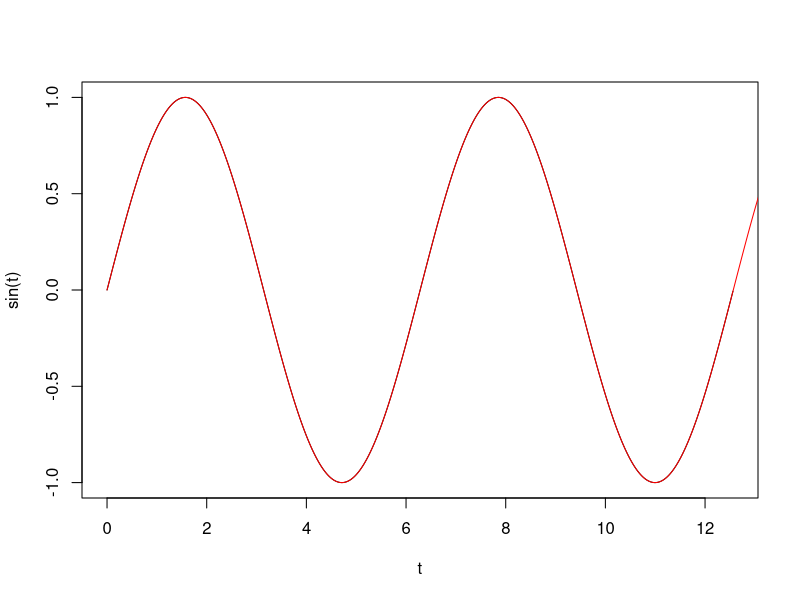
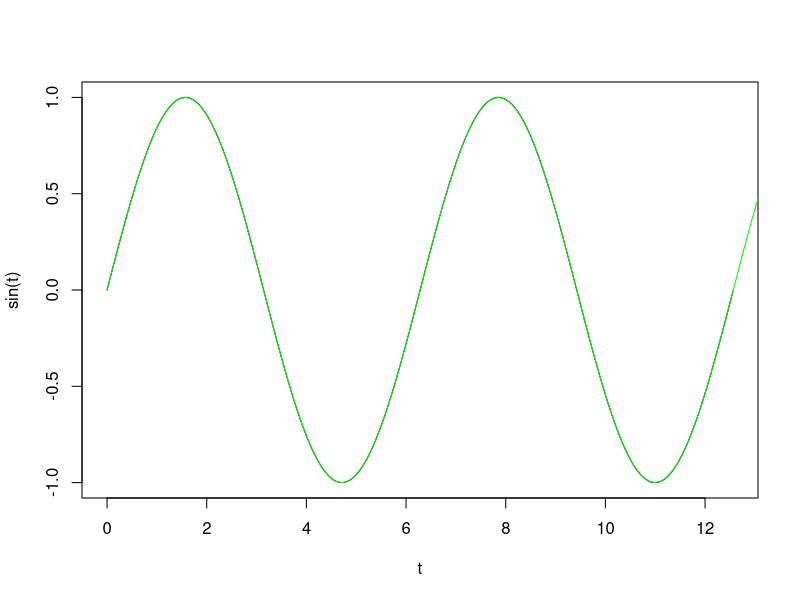
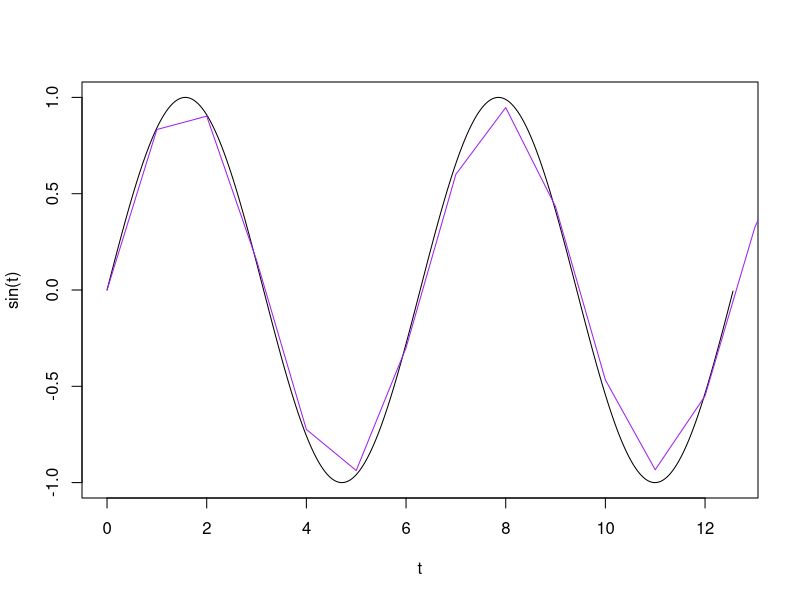
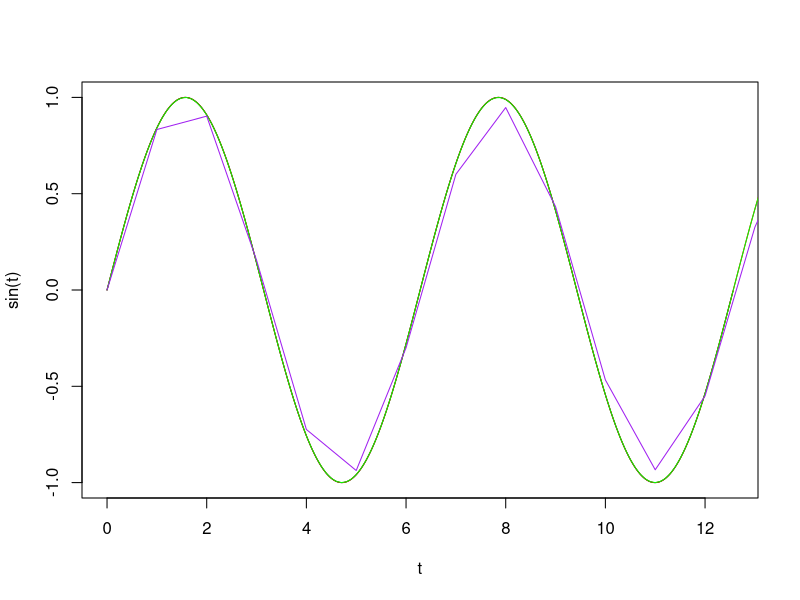

Write the R code that produced these figures, in order.
## ---- chunk 1
knitr::opts_chunk$set(echo = TRUE)
## ---- chunk 2
RK4_otwarty= function(rownanie2, x0 , t0, h, N){
  t = seq(from=t0, to=t0+N*h,length.out = N+1)
  xn = matrix(0, nrow = length(x0), ncol = N+1)
  xn[,1] = x0
  t[1] = t0
  for (i in 2:(N+1)){
    K1 = rownanie2(t[i-1],  xn[,i-1])
    K2 = rownanie2(t[i-1] + (h/2), xn[,i-1] + (h/2)*K1)
    K3 = rownanie2(t[i-1] + (h/2), xn[,i-1] + (h/2)*K2)
    K4 =  rownanie2(t[i-1] + h, xn[,i-1] + h*K3)
    xn[,i] = xn[,i-1]+(h/6)*(K1 + 2*K2 + 2*K3 + K4)
   
  }
  result2 = list(time=t, values=xn)
 return(result2)
}
## ---- chunk 3
rownanie2_1 = function(t ,x) {
  y = rep(0, times =2)
  y[1] = x[2]
  y[2] = -x[1]
  return(y)
}

x0 = c(0, 1)
t0 = 0
t_end = 100 
N = 10000
h = (t_end - t0) / N


solution2_1 = RK4_otwarty(rownanie2_1, x0, t0, h , N)
## ---- chunk 4
t = seq (t0, to= 4*pi, by=0.01)
plot(t, sin(t), type = 'l', col = 'black')
lines(solution2_1$time, solution2_1$values[1,], col='red')
## ---- chunk 5
rownanie2_2 = function(t ,x) {
  y = rep(0, times =2)
  y[1] = x[2]
  y[2] = -x[1]
  return(y)
}

x0 = c(0, 1)
t0 = 0
t_end = 100 
N = 1000
h = (t_end - t0) / N


solution2_2 = RK4_otwarty(rownanie2_2, x0, t0, h , N)
## ---- chunk 6
t = seq (t0, to= 4*pi, by=0.01)
plot(t, sin(t), type = 'l', col = 'black')
lines(solution2_2$time, solution2_2$values[1,], col='green')
## ---- chunk 7
rownanie2_3 = function(t ,x) {
  y = rep(0, times =2)
  y[1] = x[2]
  y[2] = -x[1]
  return(y)
}

x0 = c(0, 1)
t0 = 0
t_end = 100 
N = 100
h = (t_end - t0) / N


solution2_3 = RK4_otwarty(rownanie2_3, x0, t0, h , N)
## ---- chunk 8
t = seq (t0, to= 4*pi, by=0.01)
plot(t, sin(t), type = 'l', col = 'black')
lines(solution2_3$time, solution2_3$values[1,], col='purple')
## ---- chunk 9
t = seq (t0, to= 4*pi, by=0.01)
plot(t, sin(t), type = 'l', col = 'black')
lines(solution2_1$time, solution2_1$values[1,], col='red')
lines(solution2_2$time, solution2_2$values[1,], col='green')
lines(solution2_3$time, solution2_3$values[1,], col='purple')
